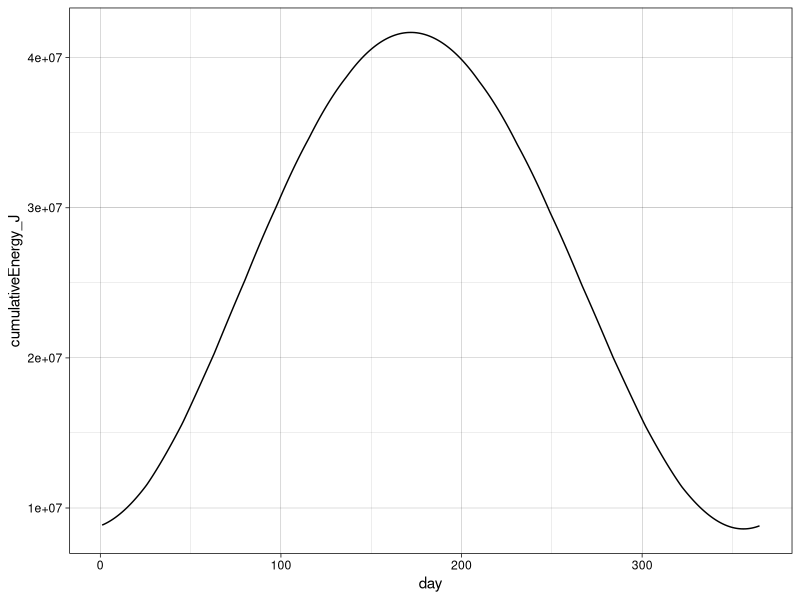

This figure's R source:
######
# Procrastination in the form of solar modelling
######

library(tidyr)
library(ggplot2)

#####
# For each day we
# 1. calculate fractional year and solar declination
# 2. calculate solar constant due to orbital effects
# 3. For each time step: calculate solar zenith (elevation) and azimuth
# 4. Calculate irradiance on a flat surface or slope
# 5. keep track of our data for plotting/analysis later

#####
# because we aren't concerned about specific times we assume we're always on local solar time
# and just count minutes in to the day

##### 
# The big list of assumptions:
# 1. atmospheric transmission = 1, weather = 0
# 2. perfectly horizontal surface with
# 3. no horizon obstructions or anything like that
# 4. no atmosphere (no diffuse solar rad)

#####
# TODOs
# 2. implement the slope functions


#####
# User parameters
#####

# Site and model specifications
latitude <- 48 # site latitude in degrees. 48 ~= Freiburg (positive N, negative S)
timestep <- 30 # model timestep in minutes
Io <- 1361 # solar constant
startday <- 1 # YD to begin model
ndays <- 365 # 1 year

#####


#####
# FUNCTIONS
#####

# simple functions
radToDeg <- function(r) {return(r * (180/pi))}
degToRad <- function(deg) {return(deg*(pi/180))}


# sun location
fractionalYear <- function(yd) {return((2*pi)/365 * (yd-1))} # gamma, returned in RADIANS

solarDeclination <- function(gamma) { # delta / solar declination
  delta <- 0.006918 - 0.399912*cos(gamma) + 0.070257*sin(gamma) - 
    0.006758*cos(2*gamma) + 0.000907*sin(2*gamma) - 
    0.002697*cos(3*gamma) + 0.00148*sin(3*gamma)
  return(delta) # returned in radians!
}

EqnofTime <- function(gamma) { # equation of time IN MINUTES
  dTlat <- 229.18 * (0.000075 + 0.001868*cos(gamma) -
                       0.032077*sin(gamma) - 0.014615*cos(2*gamma)-
                       0.040849*sin(2*gamma))
  return(dTlat) # returned in MINUTES!
}

hourAngle <- function(minutes) { # simplified hour angle calculation assuming we're always in local solar time
  return(degToRad((1*(minutes-720))/4)) # returned IN RADIANS
}

solarElevation <- function(latitudeRadians, declination, hourAngle) { # determine solar elevation
  # assumes all input variables are already in radians
  elevation <- asin(sin(declination)*sin(latitudeRadians)+cos(declination)*cos(latitudeRadians)*cos(hourAngle))
  return(radToDeg(elevation)) # returned IN DEGREES
}

solarZenith <- function(elevation) { # returns solar zenith in degrees, requires elevation be passed in degrees
  return(90-elevation)
}

solarAzimuth <- function(latitudeRadians, declination, hourAngle, elevationRadians) { # returns solar azimuth
  # assumes all input variables are already in radians
  
  oldw <- getOption("warn") # suppress warnings here because something's not working 100% right
  options(warn = -1)
  
  azimuth <- acos( (sin(declination)*cos(latitudeRadians)-cos(declination)*sin(latitudeRadians)*cos(hourAngle))/cos(elevationRadians) )

  
  if (hourAngle > 0) { # past noon we do 360-azimuth
    az <- 360-radToDeg(azimuth)
  } else {
    az <- radToDeg(azimuth) # returned IN DEGREES
  }
  
  if (is.nan(az)) { # handling errors I don't understand
    az <- 180
  }
  
  options(warn=oldw) # turn warnings back on
  
  return(az)
}

slopeGeometry <- function(slopeAngleRad, solarElevRad, solarAzRad, slopeAzRad) {# implementing slopes
  # all input variables need to be in radians, lads
  relativeAngle <- acos( cos(slopeAngleRad)*sin(solarElevRad) + sin(slopeAngleRad)*cos(solarElevRad)*cos(solarAzRad-slopeAzRad) )

  return(radToDeg(relativeAngle))
}

# radiation stuff
solarConst <- function(gamma, solarConst) { # determine variation in solar constant due to orbit
  # equates the mean to real orbit using the inverse square law
  ratio <- 1.00011 + 0.034221*cos(gamma) + 0.001280*sin(gamma) +
    0.000719*cos(2*gamma) + 0.000077*sin(2*gamma)
  insol <- solarConst * ratio
  return(insol)
}

cosineLaw <- function(z, KdownTOA) { # implement cosine law of illumination
  # takes z as DEGREES, returns W/m2 at horizontal surface!
  return(KdownTOA*cos(degToRad(z)))
}

cosineLawSlope <- function(zRad, kdownTOA, slopeGeomRad) {
  
  return((kdownTOA/cos(zRad))*cos(slopeGeomRad)) # returns W/m2
  
}
#####

#####
# MODEL
#####

# data storage
# i, day, minutes, gamma, declination, kTOA, hourangle, solarElev, solarAz, solarZenith, KHoriz, JoulesHoriz
bigFrame <- matrix(nrow=((1440/timestep)+1)*ndays, ncol=12)

# day, gamma, declination, kTOA, maxSolarElev, meanSolarElev, meanKhoriz, cumEhoriz
smallFrame <- matrix(nrow=ndays, ncol=8)


latitudeRadians <- degToRad(latitude) # for simplicity
i <- 0 # tracks iteration

# model start
for (day in startday:ndays) { # day loop (for leap year need to modify gamma too)
  
  gamma <- fractionalYear(day) # calculate gamma (fractional year)
  declination <- solarDeclination(gamma) # calculate solar declination for the day
  kDownTOA <- solarConst(gamma, Io) # determine Kdown at Tropopause due to orbital variations
  
  minutes <- 0 # start the day
  
  while (minutes <= 1440) {
    
    i <- i + 1
    
    # solar position calculations
    hourAngleRads <- hourAngle(minutes) # get hour angle
    solarElevDeg <- solarElevation(latitudeRadians, declination, hourAngleRads) # elevation
    
    if (solarElevDeg > 0) {
      
      solarAzDeg <- solarAzimuth(latitudeRadians, declination, hourAngleRads, degToRad(solarElevDeg)) # get azimuth
      solarZenDeg <- solarZenith(solarElevDeg) # get Zenith
      
      Khoriz <- cosineLaw(solarZenDeg, kDownTOA) # determine incident K at a horizontal surface (W/m2)
      Jhoriz <- Khoriz * 60 * timestep
      
      
      
    } else {
      solarAzDeg <- NaN
      solarZenDeg <- NaN
      Khoriz <- 0
      Jhoriz <- 0
    }
    
    bigFrame[i,] <- c(i, day, minutes, gamma, radToDeg(declination), kDownTOA, radToDeg(hourAngleRads), solarElevDeg, solarAzDeg, solarZenDeg, Khoriz, Jhoriz)
    
    minutes <- minutes + timestep
  }
  
  # day, gamma, declination, kTOA, maxSolarElev, meanSolarElev, meanKsurf, cumJoules
  dayData <- bigFrame[which(bigFrame[,2]==day),]

  smallFrame[day,] <- c(day, gamma, radToDeg(declination), kDownTOA, max(dayData[,8]), mean(dayData[,8]), mean(dayData[,11]), sum(dayData[,12]))
  
} # model end
#####

# cleaning the data
bigFrame <- as.data.frame(bigFrame)
colnames(bigFrame) <- c("i","day","minute","fractionalYear_rad", "solarDeclination_deg", "KdownTOA_Wm2", "hourAngle_deg", "solarElevation_deg",
                        "solarAzimuth_deg", "solarZenith_deg", "Ksurface_Wm2")

smallFrame <- as.data.frame(smallFrame)
colnames(smallFrame) <- c("day", "fractionalYear_rad", "solarDeclination_deg", "KdownTOA_Wm2", "maxSolarElevation_deg", "meanSolarElevation_deg", "meanKsurface_Wm2", "cumulativeEnergy_J")

# plot
ggplot(smallFrame, aes(x=day, y=cumulativeEnergy_J)) + geom_line() + theme_linedraw()

